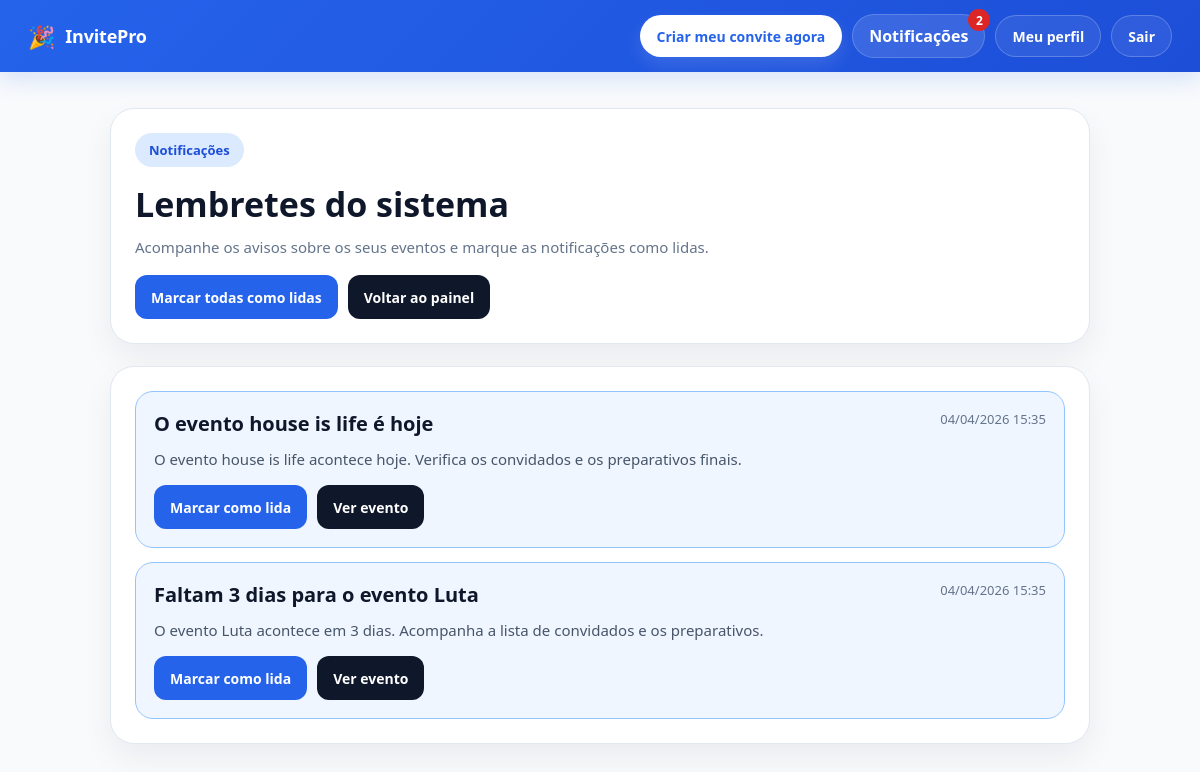
/notifications/ (signed in), run on an earlier commit of the app's database.
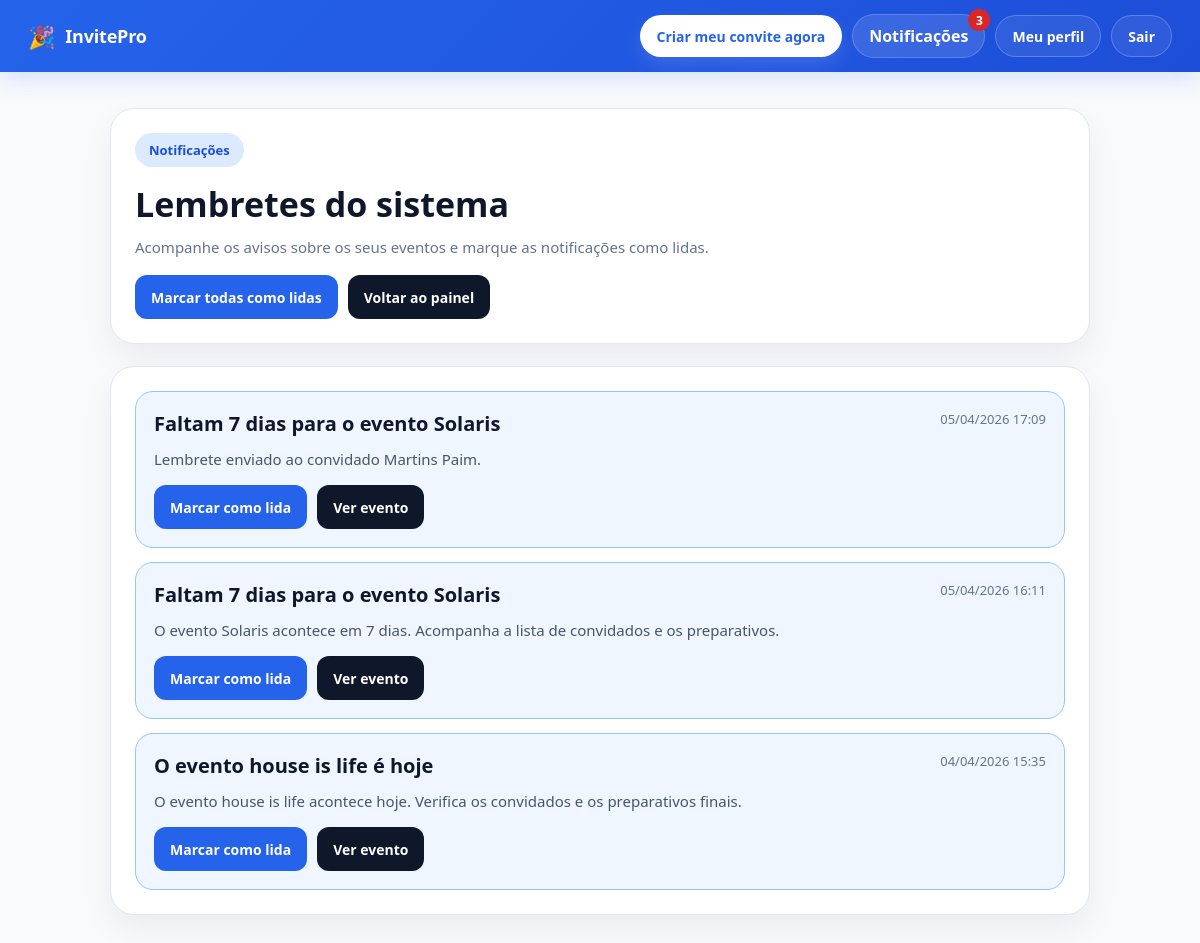
And on a later commit of the database.
### notifications/models.py (models this page shows, shortened)
class Notification(models.Model):
    user = models.ForeignKey(User, on_delete=models.CASCADE, related_name='notifications')
    event = models.ForeignKey('events.Event', on_delete=models.CASCADE, null=True, blank=True)
    title = models.CharField(max_length=255)
    message = models.TextField()
    days_left = models.IntegerField(null=True, blank=True)
    is_read = models.BooleanField(default=False)
    reminder_key = models.CharField(max_length=100, unique=True, null=True, blank=True)
    created_at = models.DateTimeField(auto_now_add=True)
    class Meta:
        ordering = ['-created_at']

### notifications/views.py (the view)
# urls.py: path('', views.notification_list, name='notification_list'),
@login_required
def notification_list(request):
    notifications = Notification.objects.filter(user=request.user).order_by('-created_at')
    return render(request, 'notifications/notification_list.html', {
        'notifications': notifications
    })

### notifications/context_processors.py (called while the page is built)
def notification_count(request):
    if request.user.is_authenticated:
        unread_count = Notification.objects.filter(
            user=request.user,
            is_read=False
        ).count()
    else:
        unread_count = 0
    return {
        'unread_notifications_count': unread_count
    }

### notifications/templates/notifications/notification_list.html (shortened to what this page needs)
{% extends "base.html" %}
{% block content %}
<div class="notifications-wrapper">
    <div class="page-card">
        <div class="page-top">
            <div>
                <div class="page-badge">Notificações</div>
                <h1 class="page-title">Lembretes do sistema</h1>
                <p class="page-subtitle">
                    Acompanhe os avisos sobre os seus eventos e marque as notificações como lidas.
                </p>
            </div>
            <div class="top-actions">
                <a href="{% url 'mark_all_notifications_read' %}" class="btn primary">Marcar todas como lidas</a>
                <a href="{% url 'home' %}" class="btn dark">Voltar ao painel</a>
            </div>
        </div>
    </div>
    <div class="list-card">
        {% if notifications %}
            <div class="notification-list">
                {% for notification in notifications %}
                    <div class="notification-item {% if not notification.is_read %}unread{% endif %}">
                        <div class="notification-top">
                            <h2 class="notification-title">{{ notification.title }}</h2>
                            <div class="notification-date">{{ notification.created_at|date:"d/m/Y H:i" }}</div>
                        </div>
                        <p class="notification-message">{{ notification.message }}</p>
                        <div class="notification-actions">
                            {% if not notification.is_read %}
                                <a href="{% url 'mark_notification_read' notification.id %}" class="btn primary">Marcar como lida</a>
                            {% endif %}
                            {% if notification.event %}
                                <a href="{% url 'event_detail' notification.event.id %}" class="btn dark">Ver evento</a>
                            {% endif %}
                        </div>
                    </div>
                {% endfor %}
            </div>
        {% else %}
            <div class="empty-box">
                Ainda não tens notificações.
            </div>
        {% endif %}
    </div>
</div>
{% endblock %}

### templates/base.html (shortened to what this page needs)
<!DOCTYPE html>
<html lang="pt">
<head>
</head>
<body>
    <div class="navbar">
        <div class="nav-container">
            <a href="/" class="logo">
                <span class="logo-mark">🎉</span>
                <span>InvitePro</span>
            </a>
            <div class="nav-links">
                <a href="/create/" class="nav-link-btn cta-btn">Criar meu convite agora</a>
                {% if request.user.is_authenticated %}
                    <a href="{% url 'notification_list' %}" style="position:relative; text-decoration:none; background:rgba(255,255,255,0.12); color:white; padding:10px 16px; border-radius:999px; font-weight:700; border:1px solid rgba(255,255,255,0.18);">
                        Notificações
                        {% if unread_notifications_count > 0 %}
                            <span style="position:absolute; top:-6px; right:-6px; min-width:22px; height:22px; padding:0 6px; border-radius:999px; background:#dc2626; color:white; font-size:12px; display:flex; align-items:center; justify-content:center; font-weight:800;">
                                {{ unread_notifications_count }}
                            </span>
                        {% endif %}
                    </a>
                    <a href="/profile/" class="nav-link-btn ghost-btn">Meu perfil</a>
                    <a href="/logout/" class="nav-link-btn ghost-btn">Sair</a>
                {% else %}
                    <a href="/login/" class="nav-link-btn ghost-btn">Entrar</a>
                {% endif %}
            </div>
        </div>
    </div>
    <div class="container">
        {% block content %}{% endblock %}
    </div>
</body>
</html>

### templates/base.html (style rules this page uses)
:root { --primary: #2563eb; --primary-dark: #1d4ed8; --primary-soft: #dbeafe; --dark: #0f172a; --dark-soft: #1e293b; --text: #1e293b; --muted: #64748b; --border: #e2e8f0; --bg: #f8fafc; --card: #ffffff; --success: #16a34a; --warning: #d97706; --danger: #dc2626; --radius-lg: 22px; --radius-md: 14px; --shadow: 0 12px 30px rgba(15, 23, 42, 0.08); --shadow-soft: 0 8px 20px rgba(15, 23, 42, 0.06); }
* { box-sizing: border-box; }
html { scroll-behavior: smooth; }
body { margin: 0; font-family: "Segoe UI", Arial, sans-serif; background: var(--bg); color: var(--text); }
a { color: inherit; }
.navbar { background: linear-gradient(135deg, var(--primary), var(--primary-dark)); padding: 14px 28px; box-shadow: 0 8px 20px rgba(37, 99, 235, 0.15); }
.nav-container { max-width: 1200px; margin: 0 auto; display: flex; align-items: center; justify-content: space-between; gap: 18px; }
.logo { display: inline-flex; align-items: center; gap: 10px; font-size: 18px; font-weight: 800; color: white; text-decoration: none; white-space: nowrap; letter-spacing: -0.2px; }
.logo-mark { font-size: 22px; }
.nav-links { display: flex; align-items: center; gap: 10px; flex-wrap: wrap; }
.nav-link-btn { display: inline-flex; align-items: center; justify-content: center; min-height: 42px; padding: 10px 16px; border-radius: 999px; font-size: 14px; font-weight: 700; text-decoration: none; transition: 0.2s ease; white-space: nowrap; border: 1px solid transparent; box-shadow: none; }
.cta-btn { background: white; color: var(--primary); box-shadow: 0 8px 18px rgba(255,255,255,0.12); }
.ghost-btn { background: rgba(255,255,255,0.08); color: white; border-color: rgba(255,255,255,0.22); }
.container { max-width: 1200px; margin: 0 auto; padding: 28px 20px 40px; }

### notifications/templates/notifications/notification_list.html (style rules this page uses)
.notifications-wrapper { max-width: 980px; margin: 8px auto 0; }
.page-card, .list-card { background: white; border: 1px solid #e2e8f0; border-radius: 24px; padding: 24px; box-shadow: 0 14px 32px rgba(15, 23, 42, 0.06); margin-bottom: 22px; }
.page-top { display: flex; justify-content: space-between; align-items: flex-start; gap: 16px; flex-wrap: wrap; }
.page-badge { display: inline-flex; align-items: center; background: #dbeafe; color: #1d4ed8; border-radius: 999px; padding: 8px 14px; font-size: 13px; font-weight: 700; margin-bottom: 14px; }
.page-title { margin: 0 0 8px 0; font-size: 34px; font-weight: 800; color: #0f172a; }
.page-subtitle { margin: 0; font-size: 15px; line-height: 1.6; color: #64748b; }
.top-actions { display: flex; gap: 10px; flex-wrap: wrap; }
.btn { display: inline-flex; align-items: center; justify-content: center; min-height: 44px; padding: 10px 16px; border-radius: 12px; text-decoration: none; font-size: 14px; font-weight: 700; border: none; cursor: pointer; transition: 0.2s ease; }
.btn.primary { background: #2563eb; color: white; }
.btn.dark { background: #0f172a; color: white; }
.notification-list { display: grid; gap: 14px; }
.notification-item { border: 1px solid #e2e8f0; border-radius: 18px; padding: 18px; background: #f8fafc; }
.notification-item.unread { border-color: #93c5fd; background: #eff6ff; }
.notification-top { display: flex; justify-content: space-between; align-items: flex-start; gap: 14px; flex-wrap: wrap; margin-bottom: 10px; }
.notification-title { margin: 0; font-size: 20px; font-weight: 800; color: #0f172a; }
.notification-date { font-size: 13px; color: #64748b; white-space: nowrap; }
.notification-message { margin: 0 0 14px 0; font-size: 15px; line-height: 1.6; color: #475569; }
.notification-actions { display: flex; gap: 10px; flex-wrap: wrap; }

What changed in the data, as far as the page shows it:
removed Notification: title "Faltam 3 dias para o evento Luta", created_at "04/04/2026 15:35", message "O evento Luta acontece em 3 dias. Acompanha a lista de convidados e os preparativos.", is_read "Marcar como lida", shows "Ver evento"
added Notification: title "Faltam 7 dias para o evento Solaris", created_at "05/04/2026 17:09", message "Lembrete enviado ao convidado Martins Paim.", is_read "Marcar como lida", shows "Ver evento"
added Notification: title "Faltam 7 dias para o evento Solaris", created_at "05/04/2026 16:11", message "O evento Solaris acontece em 7 dias. Acompanha a lista de convidados e os preparativos.", is_read "Marcar como lida", shows "Ver evento"
Also different on the page:
{{ unread_notifications_count }}: "2" → "3"
